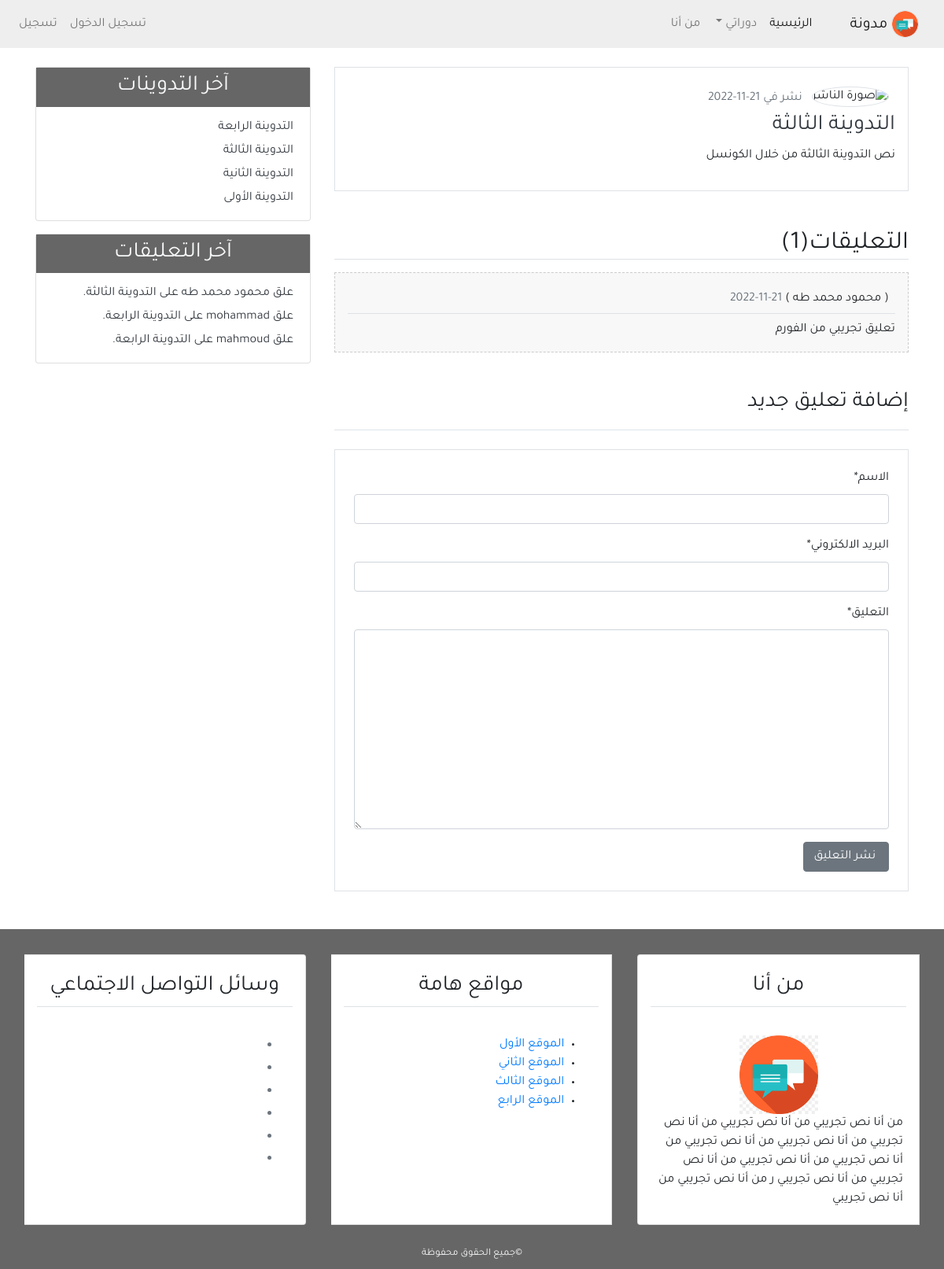
The page /detail/3/ on the database as committed earlier.
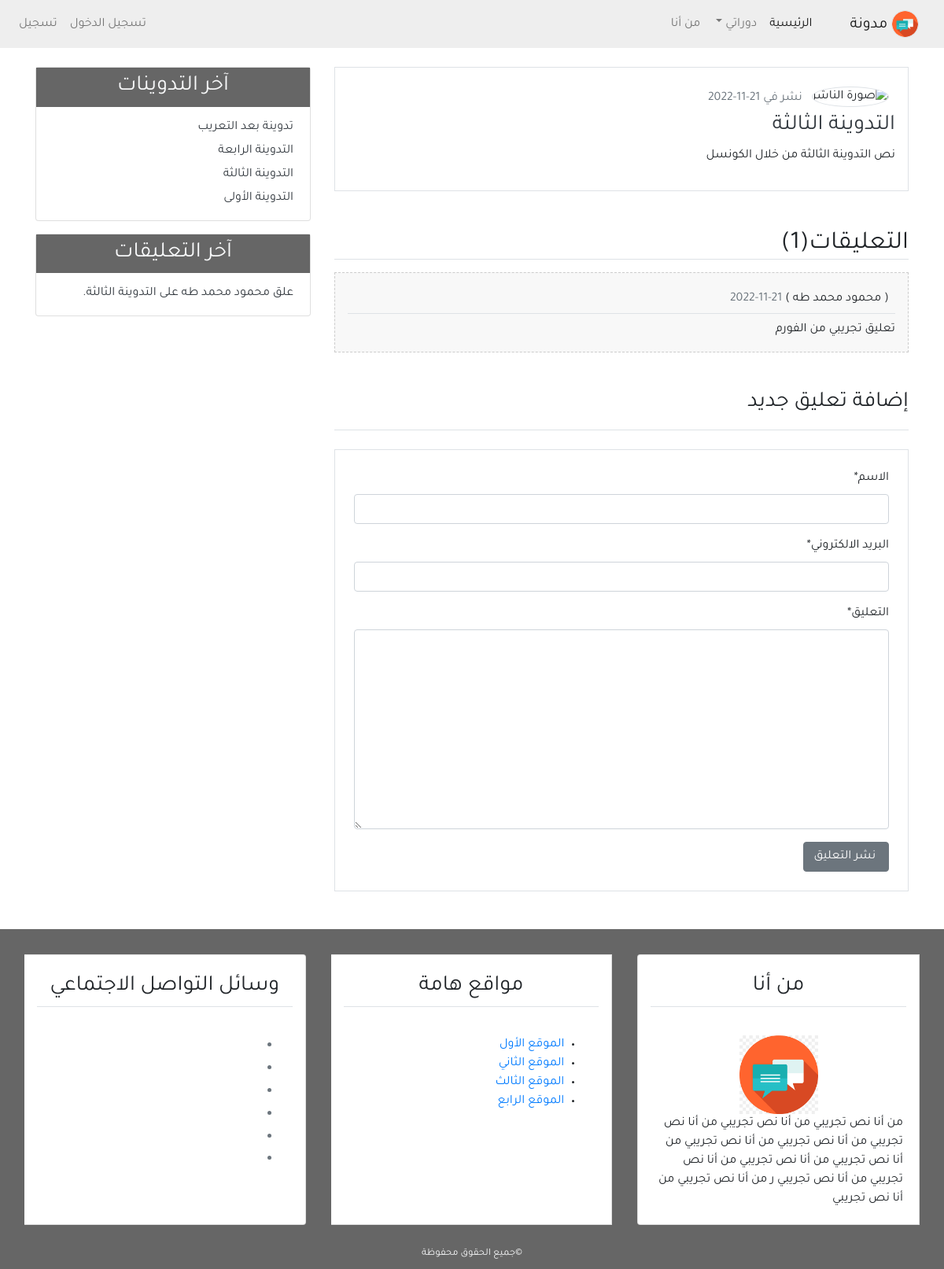
The same page on the database as committed later.
### blog/models.py (models this page shows, shortened)
class Comment(models.Model):
    name = models.CharField(max_length=50, verbose_name="الاسم")
    email = models.EmailField(verbose_name='البريد الالكتروني')
    body = models.TextField(verbose_name='التعليق')
    comment_date = models.DateTimeField(auto_now_add=True)
    active = models.BooleanField(default=False)
    post = models.ForeignKey(Post, on_delete=models.CASCADE, related_name="comments")
    class Meta:
        ordering = ('-comment_date',)
        verbose_name = ("Comment")
        verbose_name_plural = ("Comments")
    def __str__(self):
        return 'علق {} على {}.' .format(self.name, self.post)

class Post(models.Model):
    title = models.CharField(max_length=100)
    content = models.TextField()
    post_date = models.DateTimeField(default=timezone.now)
    post_updated = models.DateTimeField(auto_now=True)
    author = models.ForeignKey(User, on_delete=models.CASCADE, related_name='author')
    def __str__(self):
        return self.title
    class Meta:
        ordering = ('-post_date',)
        verbose_name = ("Post")
        verbose_name_plural = ("Posts")

### blog/views.py (the view)
# urls.py: path('detail/<int:post_id>/', views.post_detail, name='detail'),
def post_detail(request, post_id):
    post = get_object_or_404(Post, pk=post_id)
    comments = post.comments.filter(active=True)
    if request.method =='POST':
        comment_form = NewComment(data=request.POST)
        if comment_form.is_valid():
            new_comment = comment_form.save(commit=False)
            new_comment.post = post
            new_comment.save()
            comment_form = NewComment()
    else:
        comment_form = NewComment()
    context = {
        'title': post.title,
        'post' : post,
        'comments' : comments,
        'comment_form': comment_form,
    }
    return render(request, 'blog/detail.html', context)

### blog/forms.py
class NewComment(forms.ModelForm):
    class Meta:
        model = Comment
        fields = ('name', 'email', 'body')

### blog/templatetags/post_tag.py (called while the page is built)
@register.inclusion_tag('blog/latest_posts.html')
def latest_posts():
    l_posts = Post.objects.all()[0:5]
    context = {
        'l_posts': l_posts,
    }
    return context

@register.inclusion_tag('blog/latest_comments.html')
def latest_comments():
    l_comments = Comment.objects.filter(active=True)[0:5]
    context = {
        'l_comments': l_comments,
    }
    return context

### blog/templates/blog/detail.html (shortened to what this page needs)
{% extends 'blog/base.html' %}
{% load static %}
{% block content %}
{% load crispy_forms_tags %}
    <div class="border mb-3 p-3">
        <img class="img-fluid rounded-circle border m-2" style="width: 120px; height: 120px;" src="{{user.profile.image.url}}" alt="صورة الناشر" />
        <span class="text-secondary">نشر في {{post.post_date|date:'d-m-Y'}}</span>
        <h3><a class="text-dark">{{ post.title }}</a></h3>
        <p>{{ post.content }}</p>
    </div>
    <div class="">
        <h2 class="border-bottom mt-5 mb-3">التعليقات({{comments.count}})</h2>
        {% for comment in comments %}
        <ul class="p-3 comment">
            <h6 class="border-bottom p-2">( {{ comment.name}} ) <span class="text-secondary">
                {{comment.comment_date|date:'d-m-Y'}}
            </span></h6>
            {{ comment.body }}
        </ul>
        {% empty %}
            <h5 class="text-center p-4 comment">لاتوجد تعليقات.</h5>
        {% endfor %}
    </div>
    <h3 class="border-bottom pb-3 mb-3 mt-5">إضافة تعليق جديد</h3>
    <div class="border p-4 mb-5 mt-4">
    <form method="POST">
        {{comment_form|crispy}}
        <input class="btn btn-secondary" value=" نشر التعليق" type="submit">
    </form>
    </div>
{% endblock content %}

### blog/templates/blog/latest_posts.html
<ul class="list-group-flush latest-post">
    {% for post in l_posts %}
        <a href="{% url 'blog:detail' post.id %}" class="text-dark">
            <li class="list-group-item latest-post-item">
                {{ post.title }}</li>
        </a>
    {% endfor %}
</ul>

### blog/templates/blog/latest_comments.html
<ul class="list-group-flush latest-comment">
    {% for comment in l_comments %}
        <a href="{% url 'blog:detail' comment.post.id %}" class="text-dark">
            <li class="list-group-item latest-comment-item">
                {{ comment }}</li>
        </a>
        {% empty %}
        <li class="list-group-item latest-comment-item">لا يوجد تعليقات</li>
    {% endfor %}
</ul>

Rows that differ between the two databases and show on the page:
removed Post: title "التدوينة الثانية"
removed Comment: name+post "علق mohammad على التدوينة الرابعة.", shown under "آخر التعليقات"
removed Comment: name+post "علق mahmoud على التدوينة الرابعة.", shown under "آخر التعليقات"
added Post: title "تدوينة بعد التعريب"
